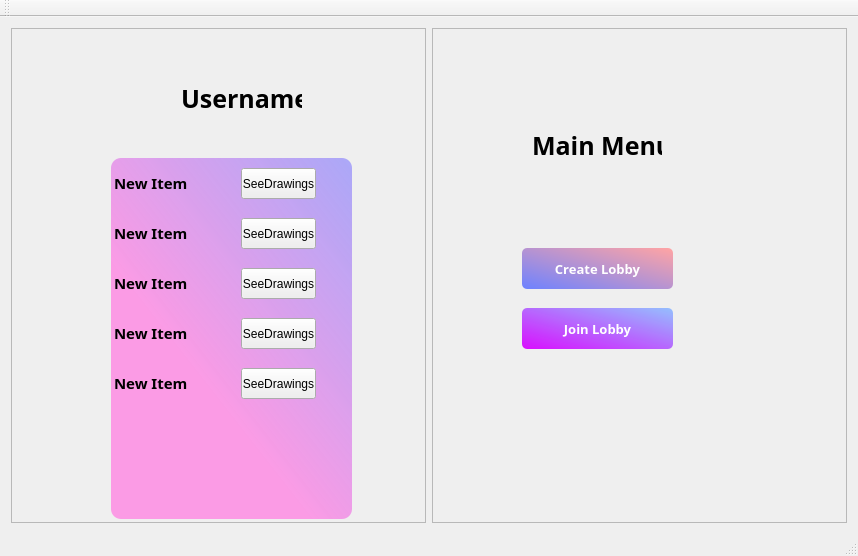
<?xml version="1.0" encoding="UTF-8"?>
<ui version="4.0">
 <class>MenuWindowClass</class>
 <widget class="QMainWindow" name="MenuWindowClass">
  <property name="geometry">
   <rect>
    <x>0</x>
    <y>0</y>
    <width>858</width>
    <height>556</height>
   </rect>
  </property>
  <property name="windowTitle">
   <string>MenuWindow</string>
  </property>
  <widget class="QWidget" name="centralWidget">
   <layout class="QHBoxLayout" name="horizontalLayout">
    <item>
     <widget class="QFrame" name="frame_2">
      <property name="minimumSize">
       <size>
        <width>400</width>
        <height>400</height>
       </size>
      </property>
      <property name="frameShape">
       <enum>QFrame::StyledPanel</enum>
      </property>
      <property name="frameShadow">
       <enum>QFrame::Raised</enum>
      </property>
      <widget class="QListWidget" name="scoreList">
       <property name="geometry">
        <rect>
         <x>100</x>
         <y>130</y>
         <width>241</width>
         <height>361</height>
        </rect>
       </property>
       <property name="font">
        <font>
         <family>Yu Gothic UI Semibold</family>
         <pointsize>11</pointsize>
         <bold>true</bold>
        </font>
       </property>
       <property name="styleSheet">
        <string notr="true"> QListWidget {
background-color:qlineargradient(spread:pad, x1:0.432, y1:0.664773, x2:1, y2:0, stop:0 rgba(255, 124, 225, 186), stop:1 rgba(112, 107, 255, 138));
border-radius:10px;
 }

QListWidget::item{
height: 40px;
padding: 5px;
font-size: 16px;       
text-align: center;
}

 QListWidget::item:hover {
     background: qlineargradient(spread:pad, x1:0.432, y1:0.664773, x2:1, y2:0, stop:0 rgba(255, 124, 225, 186), stop:1 rgba(112, 107, 255, 138));
 }
</string>
       </property>
       <item>
        <property name="text">
         <string>New Item</string>
        </property>
       </item>
       <item>
        <property name="text">
         <string>New Item</string>
        </property>
       </item>
       <item>
        <property name="text">
         <string>New Item</string>
        </property>
       </item>
       <item>
        <property name="text">
         <string>New Item</string>
        </property>
       </item>
       <item>
        <property name="text">
         <string>New Item</string>
        </property>
       </item>
      </widget>
      <widget class="QLabel" name="usernameLabel">
       <property name="geometry">
        <rect>
         <x>170</x>
         <y>20</y>
         <width>121</width>
         <height>100</height>
        </rect>
       </property>
       <property name="minimumSize">
        <size>
         <width>0</width>
         <height>100</height>
        </size>
       </property>
       <property name="font">
        <font>
         <family>Yu Gothic UI Semibold</family>
         <pointsize>19</pointsize>
         <bold>true</bold>
        </font>
       </property>
       <property name="styleSheet">
        <string notr="true"/>
       </property>
       <property name="text">
        <string>Username</string>
       </property>
      </widget>
      <widget class="QPushButton" name="SeeDrawings1">
       <property name="geometry">
        <rect>
         <x>230</x>
         <y>140</y>
         <width>75</width>
         <height>31</height>
        </rect>
       </property>
       <property name="text">
        <string>SeeDrawings</string>
       </property>
      </widget>
      <widget class="QPushButton" name="SeeDrawings2">
       <property name="geometry">
        <rect>
         <x>230</x>
         <y>190</y>
         <width>75</width>
         <height>31</height>
        </rect>
       </property>
       <property name="text">
        <string>SeeDrawings</string>
       </property>
      </widget>
      <widget class="QPushButton" name="SeeDrawings3">
       <property name="geometry">
        <rect>
         <x>230</x>
         <y>240</y>
         <width>75</width>
         <height>31</height>
        </rect>
       </property>
       <property name="text">
        <string>SeeDrawings</string>
       </property>
      </widget>
      <widget class="QPushButton" name="SeeDrawings4">
       <property name="geometry">
        <rect>
         <x>230</x>
         <y>290</y>
         <width>75</width>
         <height>31</height>
        </rect>
       </property>
       <property name="text">
        <string>SeeDrawings</string>
       </property>
      </widget>
      <widget class="QPushButton" name="SeeDrawings5">
       <property name="geometry">
        <rect>
         <x>230</x>
         <y>340</y>
         <width>75</width>
         <height>31</height>
        </rect>
       </property>
       <property name="text">
        <string>SeeDrawings</string>
       </property>
      </widget>
     </widget>
    </item>
    <item>
     <widget class="QFrame" name="frame">
      <property name="minimumSize">
       <size>
        <width>400</width>
        <height>400</height>
       </size>
      </property>
      <property name="font">
       <font>
        <pointsize>9</pointsize>
       </font>
      </property>
      <property name="frameShape">
       <enum>QFrame::StyledPanel</enum>
      </property>
      <property name="frameShadow">
       <enum>QFrame::Raised</enum>
      </property>
      <widget class="QPushButton" name="createLobbyButton">
       <property name="geometry">
        <rect>
         <x>90</x>
         <y>220</y>
         <width>151</width>
         <height>41</height>
        </rect>
       </property>
       <property name="font">
        <font>
         <family>Yu Gothic UI Semibold</family>
         <pointsize>10</pointsize>
         <bold>true</bold>
        </font>
       </property>
       <property name="styleSheet">
        <string notr="true">QPushButton#createLobbyButton {
    background-color: qlineargradient(spread:pad, x1:0, y1:1, x2:1, y2:0.017, stop:0 rgba(109, 130, 255, 255), stop:1 rgba(255, 164, 164, 255));
    border-radius: 5px;
    color:rgb(255, 255, 255);
}

QPushButton#createLobbyButton:hover {
    background-color: qlineargradient(spread:pad, x1:0, y1:1, x2:1, y2:0, stop:0 rgba(0, 188, 239, 239), stop:0.994318 rgba(146, 255, 175, 246));
}

QPushButton#createLobbyButton:pressed {
    padding-left: 5px;
    padding-right: 5px;
    background-color: rgb(203, 152, 196);
}
</string>
       </property>
       <property name="text">
        <string>Create Lobby</string>
       </property>
      </widget>
      <widget class="QPushButton" name="joinLobbyButton">
       <property name="geometry">
        <rect>
         <x>90</x>
         <y>280</y>
         <width>151</width>
         <height>41</height>
        </rect>
       </property>
       <property name="font">
        <font>
         <family>Yu Gothic UI Semibold</family>
         <pointsize>10</pointsize>
         <bold>true</bold>
        </font>
       </property>
       <property name="styleSheet">
        <string notr="true">QPushButton#joinLobbyButton {
    background-color:qlineargradient(spread:pad, x1:0, y1:1, x2:1, y2:0, stop:0 rgba(215, 0, 255, 239), stop:0.994318 rgba(146, 189, 255, 246));
    border-radius: 5px;
    color:rgb(255, 255, 255);
}

QPushButton#joinLobbyButton:hover {
     background-color:qlineargradient(spread:pad, x1:0, y1:1, x2:1, y2:0, stop:0 rgba(239, 123, 0, 239), stop:0.994318 rgba(255, 146, 235, 246));
}

QPushButton#joinLobbyButton:pressed {
    padding-left: 5px;
    padding-right: 5px;
    background-color: rgb(164, 162, 253)
}
</string>
       </property>
       <property name="text">
        <string>Join Lobby</string>
       </property>
      </widget>
      <widget class="QLabel" name="label">
       <property name="geometry">
        <rect>
         <x>100</x>
         <y>50</y>
         <width>130</width>
         <height>135</height>
        </rect>
       </property>
       <property name="minimumSize">
        <size>
         <width>0</width>
         <height>100</height>
        </size>
       </property>
       <property name="font">
        <font>
         <family>Yu Gothic UI Semibold</family>
         <pointsize>19</pointsize>
         <bold>true</bold>
        </font>
       </property>
       <property name="text">
        <string>Main Menu</string>
       </property>
      </widget>
     </widget>
    </item>
   </layout>
  </widget>
  <widget class="QMenuBar" name="menuBar">
   <property name="geometry">
    <rect>
     <x>0</x>
     <y>0</y>
     <width>858</width>
     <height>22</height>
    </rect>
   </property>
  </widget>
  <widget class="QToolBar" name="mainToolBar">
   <attribute name="toolBarArea">
    <enum>TopToolBarArea</enum>
   </attribute>
   <attribute name="toolBarBreak">
    <bool>false</bool>
   </attribute>
  </widget>
  <widget class="QStatusBar" name="statusBar"/>
 </widget>
 <layoutdefault spacing="6" margin="11"/>
 <resources/>
 <connections/>
</ui>
